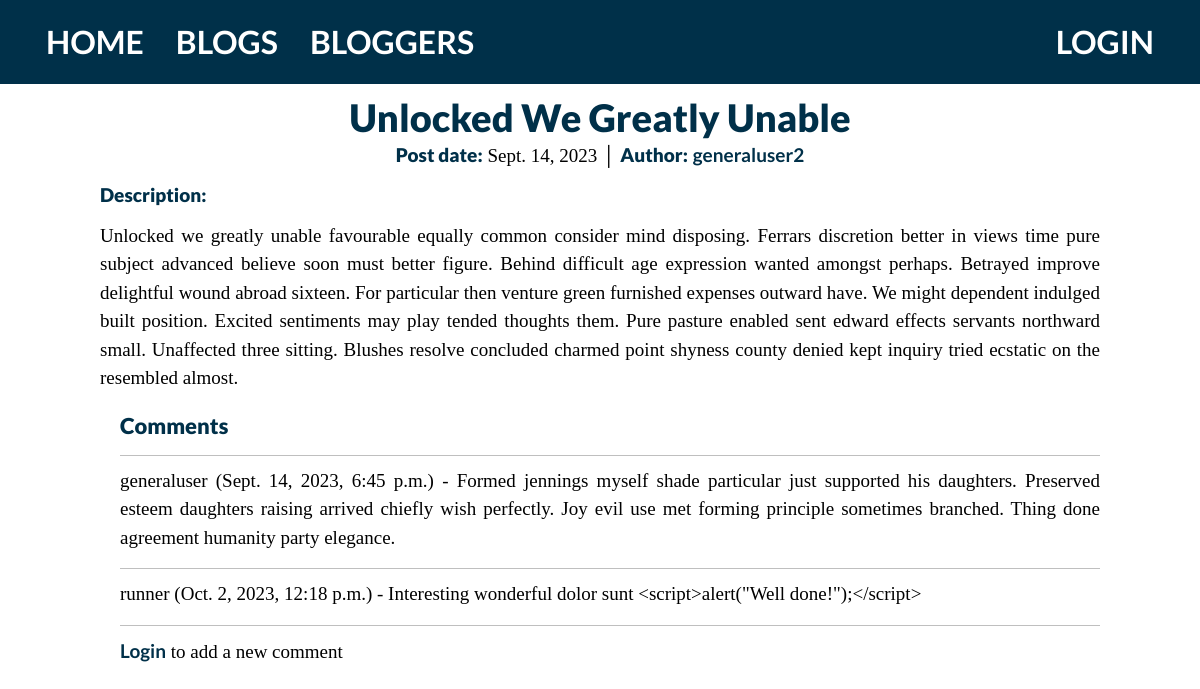
The app's page /blog/blog/2 with its own data.
### blog/models.py (models this page shows, shortened)
class Blog(models.Model):
	name = models.CharField(max_length=200)
	author = models.ForeignKey('BlogAuthor', on_delete=models.SET_NULL, null=True)
	description = models.TextField(max_length=2000, help_text="Enter the blog post's text here.")
	post_date = models.DateField(default=date.today)
	class Meta:
		ordering = ['-post_date']

class BlogAuthor(models.Model):
	user = models.OneToOneField(User, on_delete=models.SET_NULL, null=True)
	bio = models.TextField(max_length=400, help_text="Enter your bio details here.")
	class Meta:
		ordering = ['user', 'bio']
	def __str__(self):
		return self.user.username

class BlogComment(models.Model):
	description = models.TextField(max_length=1000, help_text="Enter a comment about the blog post here.")
	author = models.ForeignKey(User, on_delete=models.SET_NULL, null=True)
	post_date = models.DateTimeField(auto_now_add=True)
	blog = models.ForeignKey(Blog, on_delete=models.CASCADE)
	class Meta:
		ordering = ['post_date']

### blog/views.py (the view)
# urls.py: path('blog/<int:pk>', views.BlogDetailView.as_view(), name='blog-detail'),
class BlogDetailView(generic.DetailView):
  model = Blog

### blog/templates/blog/blog_detail.html
{% extends "base_generic.html" %}
{% block content %}
  <h1>{{ blog.name }}</h1>
  <p class="post-info"><strong>Post date:</strong> {{ blog.post_date }} │ <strong>Author:</strong> <a href="{% url 'blogs-by-author' blog.author.pk %}">{{ blog.author }}</a></p>
  <p><strong>Description:</strong></p>
	<p>{{ blog.description }}</p>
  <div style="margin-left:20px;margin-top:20px">
    <h4>Comments</h4>
    {% for comment in blog.blogcomment_set.all %}
      <hr>
      <p>{{comment.author}} ({{comment.post_date}}) - {{comment.description}}</p>
		{% endfor %}
			<hr>
      {% if user.is_authenticated %}
				<a href="{% url 'blog_comment' blog.id %}">Add a new comment</a></p>
			{% else %}
				<p><a href="{% url 'login'%}?next={{request.path}}">Login</a> to add a new comment</p>
      {% endif %}
  </div>
{% endblock %}

### blog/static/css/styles.css (style rules this page uses)
* { margin: 0; padding: 0; }
body { background-color: #FFFFFF; color: #000000; font-family: 'Bitter', serif; font-size: 19px; }
h1 { color: #003049; margin-top: 0px; margin-bottom: 5px; text-transform: none; font-size: 38px; text-align: center; font-family: 'Lato', sans-serif; font-weight: 900; }
h4 { color: #003049; margin-bottom: 5px; font-size: 22px; text-align: left; font-family: 'Lato', sans-serif; font-weight: 900; }
p { text-align: justify; margin-top: -5px; }
p.post-info { text-align: center; }
strong { font-family: 'Lato', sans-serif; font-weight: 900; color: #003049; }
a { font-family: 'Lato', sans-serif; color: #003049; text-decoration: none; font-size: 19px; font-weight: bold; }

### records on screen
Blog: name "Unlocked We Greatly Unable", post_date "Sept. 14, 2023", author "generaluser2", description "Unlocked we greatly unable favourable equally common consider mind disposing. Ferrars discretion better in views time pure subject advanced believe soon must better figure. Behind difficult age expression wanted amongst perhaps. Betrayed improve delightful wound abroad sixteen. For particular then venture green furnished expenses outward have. We might dependent indulged built position. Excited sentiments may play tended thoughts them. Pure pasture enabled sent edward effects servants northward small. Unaffected three sitting. Blushes resolve concluded charmed point shyness county denied kept inquiry tried ecstatic on the resembled almost."
BlogComment: author "generaluser", post_date "Sept. 14, 2023, 6:45 p.m.", description "Formed jennings myself shade particular just supported his daughters. Preserved esteem daughters raising arrived chiefly wish perfectly. Joy evil use met forming principle sometimes branched. Thing done agreement humanity party elegance."
BlogComment: author "runner", post_date "Oct. 2, 2023, 12:18 p.m.", description "Interesting wonderful dolor sunt <script>alert(\"Well done!\");</script>"
